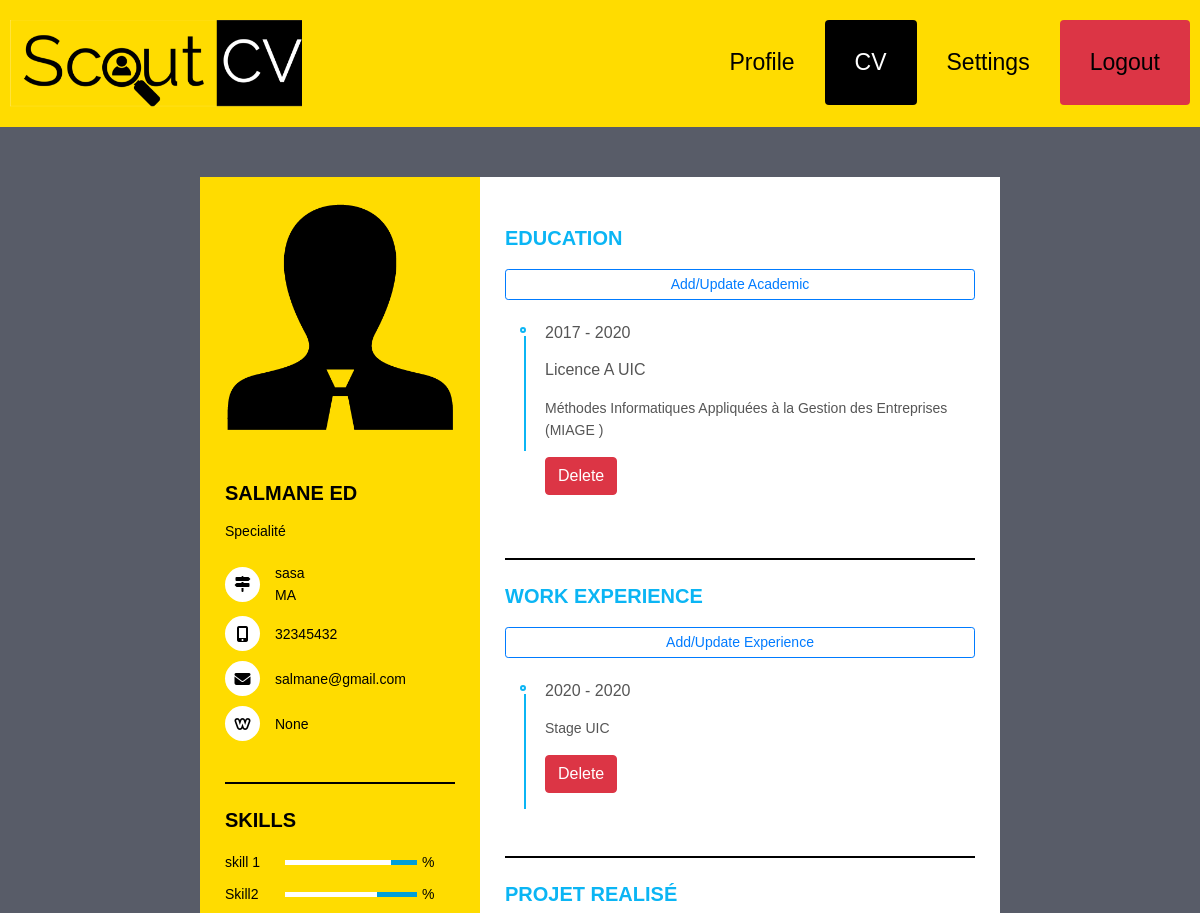
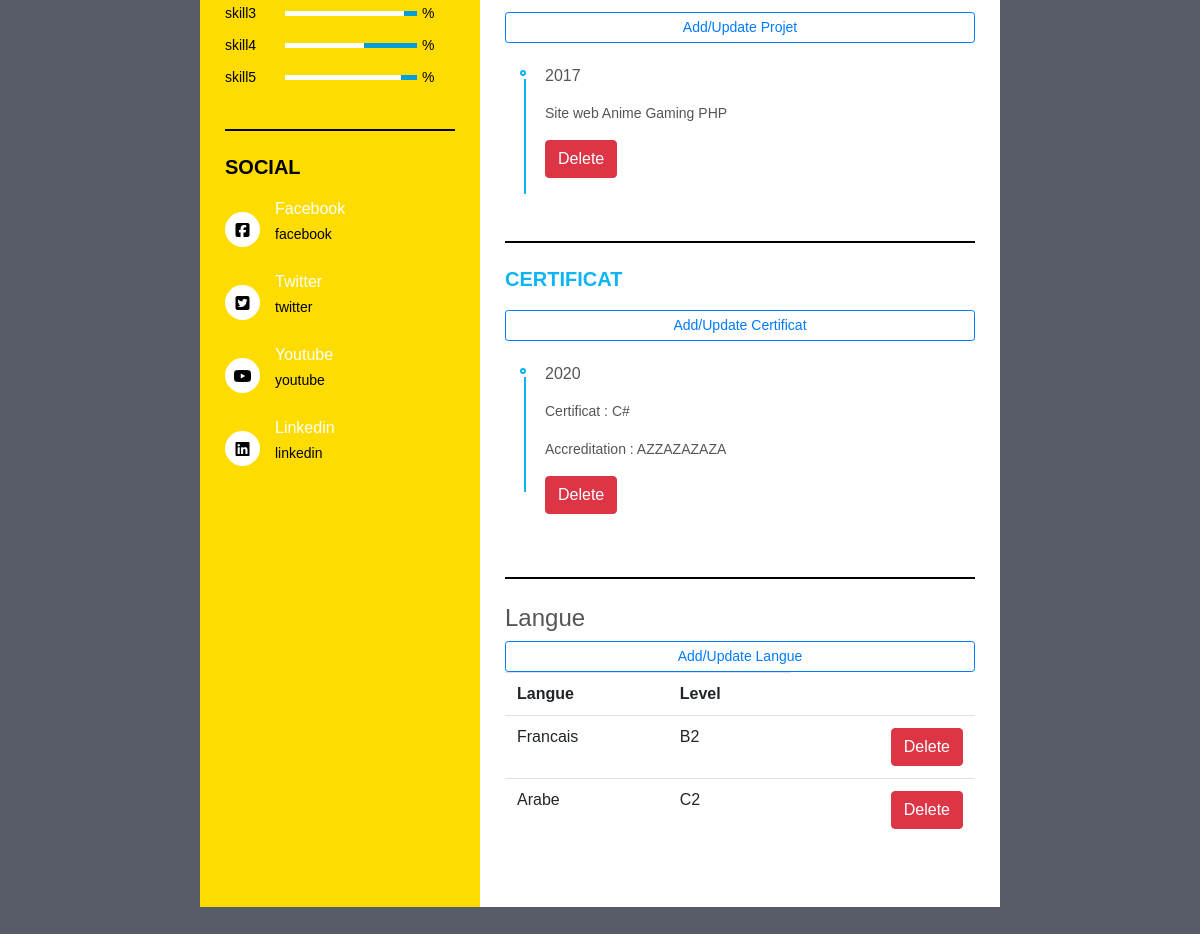
The page /profil/ (signed in) on the database its author committed (2 pictures, top to bottom).
### Candidat/models.py (models this page shows, shortened)
class Profil(models.Model):
    SEX = (
        ('Homme','Homme'),
        ('Femme','Femme'),
    )
    STATUS = (
        ('célibataire','célibataire'),
        ('marié(e)','marié(e)'),
        ('veuf(ve)','veuf(ve)'),
        ('divorcé(e)','divorcé(e)'),
    )
    user = models.OneToOneField(User, null =True,on_delete=models.CASCADE)
    nom = models.CharField(max_length=20 ,null=True)
    prenom = models.CharField(max_length=20 ,null=True)
    date_n = models.DateField(null=True)
    sex = models.CharField(max_length=6,choices=SEX ,null=True)
    status = models.CharField(max_length=12,choices=STATUS ,null=True)
    nationalite = models.CharField(max_length=20 ,null=True)
    pays = CountryField(blank_label='(select country)' ,null=True)
    ville = models.CharField(max_length=20 ,null=True)
    telephone = models.CharField(max_length=20 ,null=True)
    adresse = models.TextField(null=True,blank=True)
    linkdin = models.URLField(max_length=200,null=True,blank=True)

class Academic(models.Model):
    TYPE = (
        ('CPGE/BTS/DEUG/...','CPGE/BTS/DEUG/...'),
        ('Licence','Licence '),
        ('Master','Master'),
        ('Doctorat','Doctorat'),
    )
    profil = models.ForeignKey('Profil',on_delete=models.CASCADE ,null=True)
    annee_debut = models.IntegerField(null=True)
    annee_fin = models.IntegerField(null=True)
    type_diplome = models.CharField(max_length=20,choices=TYPE ,null=True)
    description_academic = models.TextField(null=True,blank=True)
    ecole = models.ForeignKey('Ecole' , on_delete=models.DO_NOTHING ,null=True)
    def __str__(self):
        return self.description_academic + " de " + self.profil.nom

class Ecole(models.Model):
    nom_ecole = models.CharField(max_length=50 ,null=True)
    classement = models.IntegerField(null=True)
    def __str__(self):
        return self.nom_ecole

class Experience_Pro(models.Model):
    profil = models.ForeignKey('Profil',on_delete=models.CASCADE ,null=True)
    annee_debut = models.IntegerField( null=True)
    annee_fin = models.IntegerField( null=True)
    description_exp_pro = models.TextField(null=True,blank=True)
    def __str__(self):
        return self.description_exp_pro + " de " + self.profil.nom

class Projet_realise(models.Model):
    profil = models.ForeignKey('Profil',on_delete=models.CASCADE ,null=True)
    annee_projet = models.IntegerField( null=True)
    description_projet = models.TextField(null=True,blank=True)

class Certificat(models.Model):
    profil = models.ForeignKey('Profil',on_delete=models.CASCADE ,null=True)
    accreditation = models.CharField(max_length=100 ,null=True)
    titre_cert = models.CharField(max_length=50 ,null=True)
    date_cert = models.IntegerField( null=True)

class Language(models.Model):
    lvl = (
        ('A1','découverte'),
        ('A2','usuel'),
        ('B1','niveau seuil'),
        ('B2','niveau avancé'),
        ('C1','autonome'),
        ('C2','maîtrise'),
    )
    profil = models.ForeignKey('Profil',on_delete=models.CASCADE ,null=True)
    langue = models.CharField(max_length=20 ,null=True)
    level = models.CharField(max_length=2,choices=lvl ,null=True)

### Candidat/views.py (the view)
# urls.py: path('profil/', views.profil, name="profil"),
@login_required(login_url='login')
def profil(request):
    academics = request.user.profil.academic_set.all()
    exp_pros = request.user.profil.experience_pro_set.all()
    projets = request.user.profil.projet_realise_set.all()
    certificats = request.user.profil.certificat_set.all()
    langues = request.user.profil.language_set.all()
    print(academics,exp_pros)
    context={
        'academics' : academics,
        'exp_pros':exp_pros,
        'projets' :projets,
        'certificats':certificats,
        'langues' : langues
    }
    return render(request ,'profil.html',context)

### templates/profil.html (shortened to what this page needs)
{% load static %}
<html>
<head>
    <link rel="stylesheet" href="https://stackpath.bootstrapcdn.com/bootstrap/4.3.1/css/bootstrap.min.css">
</head>
<body>
<div class="header">
 <img src="{% static 'images/ScouCV.png' %}"/>
  <div class="header-right">
  	<a href="Profil.html">Profile</a>
    <a class="active" href="ScoutCV.html">CV</a>
    <a href="#settings">Settings</a>
    <a class="btn-danger" href="{% url 'logout' %}">Logout</a>
  </div>
</div>
<div class="resume">
   <div class="resume_left">
     <div class="resume_profile">
       <img src="{% static 'images/user.png' %}" alt="profile_pic">
     </div>
     <div class="resume_content">
       <div class="resume_item resume_info">
         <div class="title">
           <p class="bold">{{ request.user.profil.nom }} {{ request.user.profil.prenom }}</p>
           <p class="regular">Specialité</p>
         </div>
         <ul>
           <li>
             <div class="icon">
               <i class="fas fa-map-signs"></i>
             </div>
             <div class="data">
               {{ request.user.profil.adresse }} <br /> {{ request.user.profil.pays }}
             </div>
           </li>
           <li>
             <div class="icon">
               <i class="fas fa-mobile-alt"></i>
             </div>
             <div class="data">
               {{ request.user.profil.telephone }}
             </div>
           </li>
           <li>
             <div class="icon">
               <i class="fas fa-envelope"></i>
             </div>
             <div class="data">
               {{ request.user.email }}
             </div>
           </li>
           <li>
             <div class="icon">
               <i class="fab fa-weebly"></i>
             </div>
             <div class="data">
               {{ request.user.profil.linkdin }}
             </div>
           </li>
         </ul>
       </div>
       <div class="resume_item resume_skills">
         <div class="title">
           <p class="bold">skills</p>
         </div>
         <ul>
           <li>
             <div class="skill_name">
               skill 1
             </div>
             <div class="skill_progress">
               <span style="width: 80%;"></span>
             </div>
             <div class="skill_per">%</div>
           </li>
           <li>
             <div class="skill_name">
               Skill2
             </div>
             <div class="skill_progress">
               <span style="width: 70%;"></span>
             </div>
             <div class="skill_per">%</div>
           </li>
           <li>
             <div class="skill_name">
               skill3
             </div>
             <div class="skill_progress">
               <span style="width: 90%;"></span>
             </div>
             <div class="skill_per">%</div>
           </li>
           <li>
             <div class="skill_name">
               skill4
             </div>
             <div class="skill_progress">
               <span style="width: 60%;"></span>
             </div>
             <div class="skill_per">%</div>
           </li>
           <li>
             <div class="skill_name">
               skill5
             </div>
             <div class="skill_progress">
               <span style="width: 88%;"></span>
             </div>
             <div class="skill_per">%</div>
           </li>
         </ul>
       </div>
       <div class="resume_item resume_social">
         <div class="title">
           <p class="bold">Social</p>
         </div>
         <ul>
           <li>
             <div class="icon">
               <i class="fab fa-facebook-square"></i>
             </div>
             <div class="data">
               <p class="semi-bold">Facebook</p>
               <p>facebook</p>
             </div>
           </li>
           <li>
             <div class="icon">
               <i class="fab fa-twitter-square"></i>
             </div>
             <div class="data">
               <p class="semi-bold">Twitter</p>
               <p>twitter</p>
             </div>
           </li>
           <li>
             <div class="icon">
               <i class="fab fa-youtube"></i>
             </div>
             <div class="data">
               <p class="semi-bold">Youtube</p>
               <p>youtube</p>
             </div>
           </li>
           <li>
             <div class="icon">
               <i class="fab fa-linkedin"></i>
             </div>
             <div class="data">
               <p class="semi-bold">Linkedin</p>
               <p>linkedin</p>
             </div>
           </li>
         </ul>
       </div>
     </div>
  </div>
  <div class="resume_right">
    <div class="resume_item resume_education">
        <div class="title">
             <p class="bold">Education</p>
           </div>
           <div>
              <a class="btn btn-outline-primary btn-sm btn-block" href="{% url 'create_academic' %}">Add/Update Academic</a>
              <br>
           </div>
        <ul>
              {% for academic in academics %}
              <li>
                  <div class="date">{{ academic.annee_debut }} - {{ academic.annee_fin }}</div>
                  <div class="info">
                       <p class="semi-bold">{{ academic.type_diplome }} A {{ academic.ecole }}</p>
                    <p>{{ academic.description_academic }}</p>
                  </div>
                  <div>
                    <td><a class="btn btn-danger " href="{% url 'delete_academic' academic.id %}">Delete</a></td>
                  </div>
                  <br>
              </li>
               {% endfor %}
          </ul>
      </div>
    <div class="resume_item resume_work">
        <div class="title">
           <p class="bold">Work Experience</p>
         </div>
         <div>
            <a class="btn btn-outline-primary btn-sm btn-block" href="{% url 'create_experience_pro' %}">Add/Update Experience</a>
            <br>
         </div>
        <ul>
            {% for exp_pro in exp_pros %}
            <li>
              <div class="date">{{ exp_pro.annee_debut }} - {{ exp_pro.annee_fin }}</div>
              <div class="info">
                  <p>{{ exp_pro.description_exp_pro }}</p>
                </div>
                <div>
                    <a class="btn btn-danger" href="{% url 'delete_experience_pro' exp_pro.id %}">Delete</a>
                </div>
                <br>
            </li>
            {% endfor %}
        </ul>
    </div>
    <div class="resume_item resume_work">
        <div class="title">
           <p class="bold">Projet Realisé</p>
         </div>
         <div>
            <a class="btn btn-outline-primary btn-sm btn-block" href="{% url 'create_projet' %}">Add/Update Projet</a>
            <br>
         </div>
        <ul>
            {% for projet in projets %}
            <li>
              <div class="date">{{ projet.annee_projet }}</div>
              <div class="info">
                  <p>{{ projet.description_projet }}</p>
                </div>
                <div>
                    <a class="btn btn-danger" href="{% url 'delete_projet' projet.id %}">Delete</a>
                </div>
                <br>
            </li>
            {% endfor %}
        </ul>
    </div>
    <div class="resume_item resume_work">
        <div class="title">
           <p class="bold">Certificat</p>
         </div>
         <div>
            <a class="btn btn-outline-primary btn-sm btn-block" href="{% url 'create_certificat' %}">Add/Update Certificat</a>
            <br>
         </div>
        <ul>
            {% for certificat in certificats %}
            <li>
              <div class="date">{{ certificat.date_cert }}</div>
              <div class="info">
                <p>Certificat : {{ certificat.titre_cert }}</p>
                <p>Accreditation : {{ certificat.accreditation }}</p>
                </div>
                <div>
                    <a class="btn btn-danger" href="{% url 'delete_certificat' certificat.id %}">Delete</a>
                </div>
                <br>
            </li>
            {% endfor %}
        </ul>
    </div>
    <div class="resume_item resume_Langue">
        <h4>Langue</h4>
        <a class="btn btn-outline-primary btn-sm btn-block" href="{% url 'create_language' %}">Add/Update Langue</a>
        <table class="table">
            <tr>
                <th>Langue</th>
                <th>Level</th>
            </tr>
        {% for langue in langues %}
            <tr>
                <td>{{ langue.langue }}</td>
                <td>{{ langue.level }}</td>
                <td><a class="btn btn-danger float-right" href="{% url 'delete_language' langue.id %}">Delete</a></td>
            </tr>
        {% endfor %}
        </table>
    </div>
    </div>
  </div>
</body>

### templates/profil.html (style rules this page uses)
body { margin: 0; font-family: raleway, sans-serif; }
.header { overflow: hidden; background-color: #FFDC00; padding: 20px 10px; }
.header a { float: left; color: black; text-align: center; padding: 30px; text-decoration: none; font-size: 23px; line-height: 25px; border-radius: 4px; }
.header a.active { background-color: black; color: white; }
.header-right { float: right; }
* { margin: 0; padding: 0; box-sizing: border-box; list-style: none; font-family: "raleway", sans-serif; }
body { background: #585c68; font-size: 14px; line-height: 22px; color: #555555; }
.bold { font-weight: 700; font-size: 20px; text-transform: uppercase; }
.semi-bold { font-weight: 500; font-size: 16px; }
.resume { width: 800px; height: auto; display: flex; margin: 50px auto; }
.resume .resume_left { width: 280px; background: #FFDC00; }
.resume .resume_left .resume_profile { width: 100%; height: 280px; }
.resume .resume_left .resume_profile img { width: 100%; height: 100%; }
.resume .resume_left .resume_content { padding: 0 25px; }
.resume .title { margin-bottom: 20px; }
.resume .resume_left .bold { color: black; }
.resume .resume_left .regular { color: black; }
.resume .resume_item { padding: 25px 0; border-bottom: 2px solid black; }
.resume .resume_left .resume_item:last-child, .resume .resume_right .resume_item:last-child { border-bottom: 0px; }
.resume .resume_left ul li { display: flex; margin-bottom: 10px; align-items: center; }
.resume .resume_left ul li:last-child { margin-bottom: 0; }
.resume .resume_left ul li .icon { width: 35px; height: 35px; background: #fff; color: black; border-radius: 50%; margin-right: 15px; font-size: 16px; position: relative; }
.resume .icon i, .resume .resume_right .resume_hobby ul li i { position: absolute; top: 50%; left: 50%; transform: translate(-50%, -50%); }
.resume .resume_left ul li .data { color: black; }
.resume .resume_left .resume_skills ul li { display: flex; margin-bottom: 10px; color: black; justify-content: space-between; align-items: center; }
.resume .resume_left .resume_skills ul li .skill_name { width: 25%; }
.resume .resume_left .resume_skills ul li .skill_progress { width: 60%; margin: 0 5px; height: 5px; background: #009fd9; position: relative; }
.resume .resume_left .resume_skills ul li .skill_per { width: 15%; }
.resume .resume_left .resume_skills ul li .skill_progress span { position: absolute; top: 0; left: 0; height: 100%; background: #fff; }
.resume .resume_left .resume_social .semi-bold { color: #fff; margin-bottom: 3px; }
.resume .resume_right { width: 520px; background: #fff; padding: 25px; }
.resume .resume_right .bold { color: #0bb5f4; }
.resume .resume_right .resume_work ul, .resume .resume_right .resume_education ul { padding-left: 40px; overflow: hidden; }
.resume .resume_right ul li { position: relative; }
.resume .resume_right ul li .date { font-size: 16px; font-weight: 500; margin-bottom: 15px; }
.resume .resume_right ul li .info { margin-bottom: 20px; }
.resume .resume_right ul li:last-child .info { margin-bottom: 0; }
.resume .resume_right .resume_work ul li:before, .resume .resume_right .resume_education ul li:before { content: ""; position: absolute; top: 5px; left: -25px; width: 6px; height: 6px; border-radius: 50%; border: 2px solid #0bb5f4; }
.resume .resume_right .resume_work ul li:after, .resume .resume_right .resume_education ul li:after { content: ""; position: absolute; top: 14px; left: -21px; width: 2px; height: 115px; background: #0bb5f4; }

### rows shown on the page
Academic: annee_debut "2017", annee_fin "2020", type_diplome "Licence", ecole "UIC", description_academic "Méthodes Informatiques Appliquées à la Gestion des Entreprises (MIAGE )"
Experience_Pro: annee_debut "2020", annee_fin "2020", description_exp_pro "Stage UIC"
Projet_realise: annee_projet "2017", description_projet "Site web Anime Gaming PHP"
Certificat: date_cert "2020", titre_cert "C#", accreditation "AZZAZAZAZA"
Language: langue "Francais", level "B2"
Language: langue "Arabe", level "C2"

### other values the page prints
{{ request.user.profil.nom }} "SALMANE"
{{ request.user.profil.prenom }} "ED"
{{ request.user.profil.adresse }} "sasa"
{{ request.user.profil.pays }} "MA"
{{ request.user.profil.telephone }} "32345432"
{{ request.user.email }} "salmane@gmail.com"
{{ request.user.profil.linkdin }} "None"
